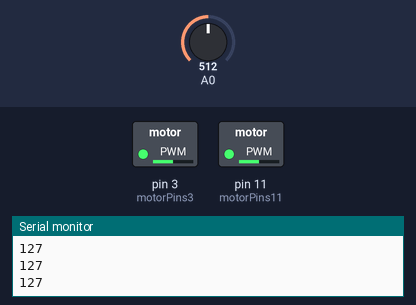
Simulated run of this sketch. Board: Arduino Uno, built with avr-gcc and run on an emulated ATmega328P. Shown: switched loads named in the sketch (green lamp = pin HIGH), the last lines printed to the serial monitor. The inputs (shaded band) are chosen by the test bench; at power-on: A0 = 512.

Above: at 1.2 s.
1.3 s: A0 set to 716
At 2.2 s:
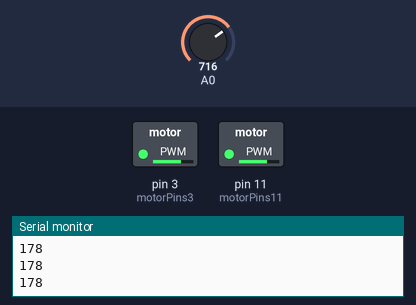
2.8 s: A0 set to 900
At 3.4 s:
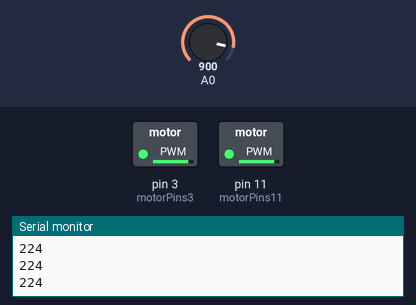
4.3 s: A0 set to 122
At 5.5 s:
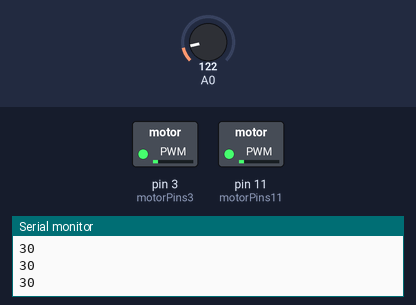
5.8 s: A0 set to 0
At 6.8 s:
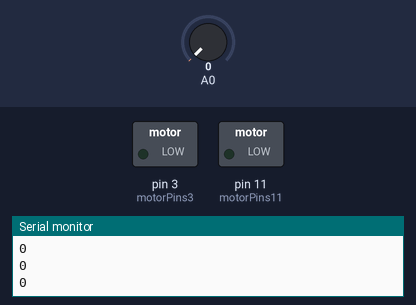
7.3 s: A0 set to 511
At 7.9 s:
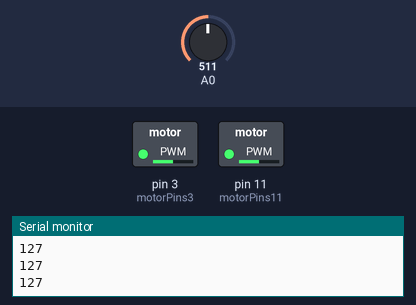
Timing chart, 0 to 9.8 s (numbered marks = the images above; inputs shaded):
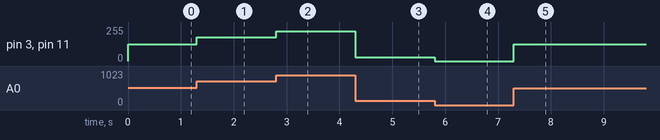

Measured:
- after the input at 1.3 s, pin 3 (motorPins3), pin 11 (motorPins11): 127/255 → 178/255 at once
- after the input at 2.8 s, pin 3 (motorPins3), pin 11 (motorPins11): 178/255 → 224/255 at once
- after the input at 4.3 s, pin 3 (motorPins3), pin 11 (motorPins11): 224/255 → 30/255 at once
- after the input at 5.8 s, pin 3 (motorPins3), pin 11 (motorPins11): 30/255 → 0/255 at once
- after the input at 7.3 s, pin 3 (motorPins3), pin 11 (motorPins11): 0/255 → 127/255 at once

The sketch:

multi_pwm_bdc_control.ino
```cpp
/*
   Multiple DC Motor Brushed sketch
   potentiometer values are mapped from 0-255
   and fed to motors in pins 3 and 11
*/
const int motorPins3 = 3; // motor driver is connected to pin 3
const int motorPins11 = 11;

void setup()
{
  Serial.begin(9600);
}

void loop()
{
  int sensorValue = analogRead(A0);
  int speed = map(sensorValue, 0, 1023, 0, 255);

  // pin 3, 6,9,10,11 clocks are in sync use these pins for motor
  // (check hardware specs & schematics)
  analogWrite(motorPins3, speed);
  analogWrite(motorPins11, speed);

  Serial.println(speed);
  delay(1);
}
```
